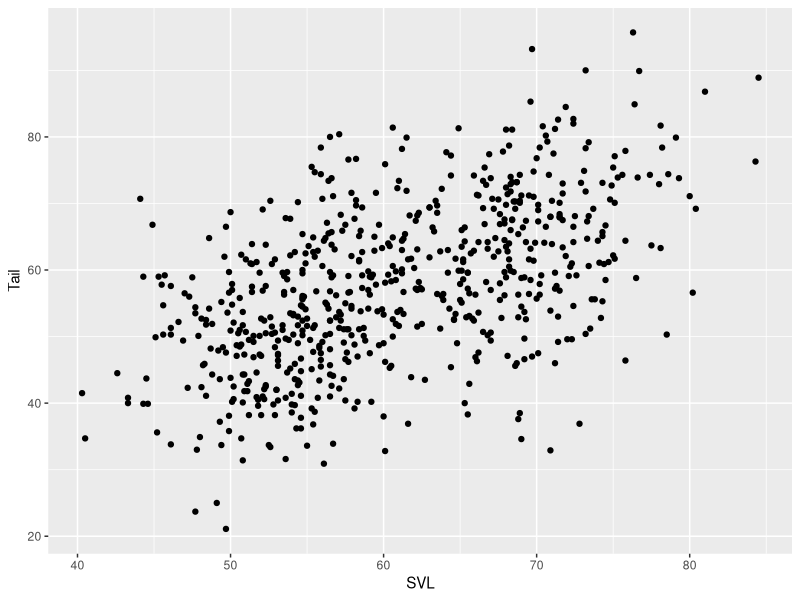
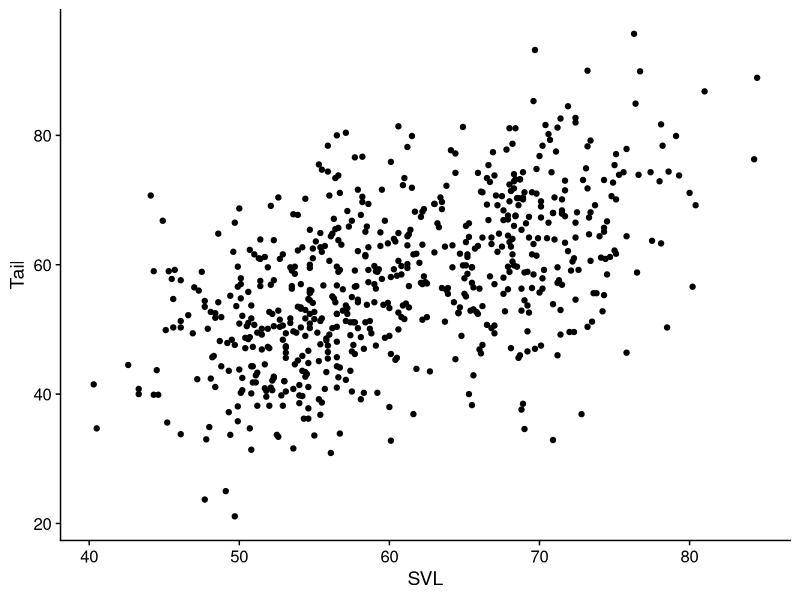
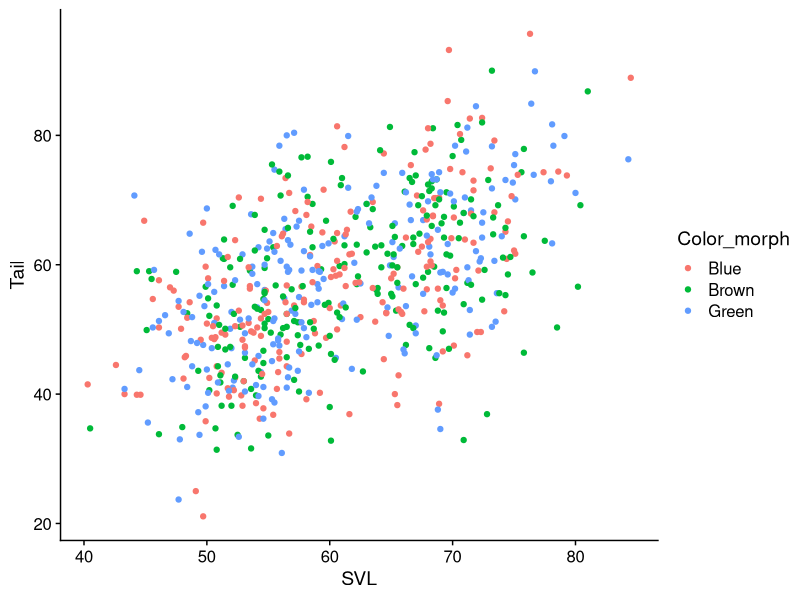
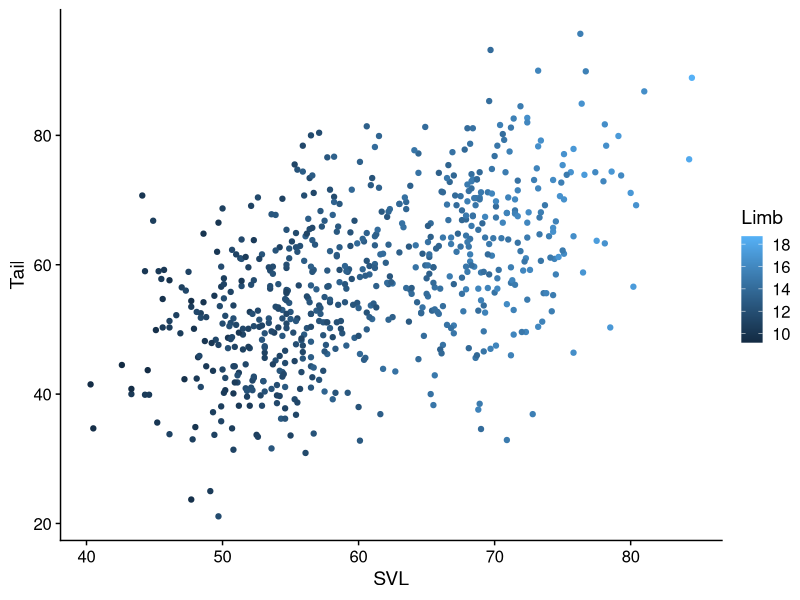
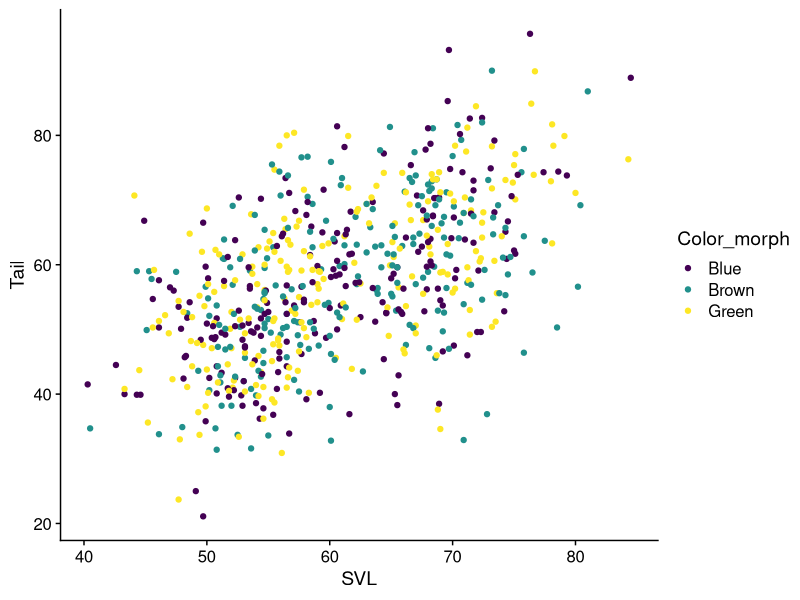
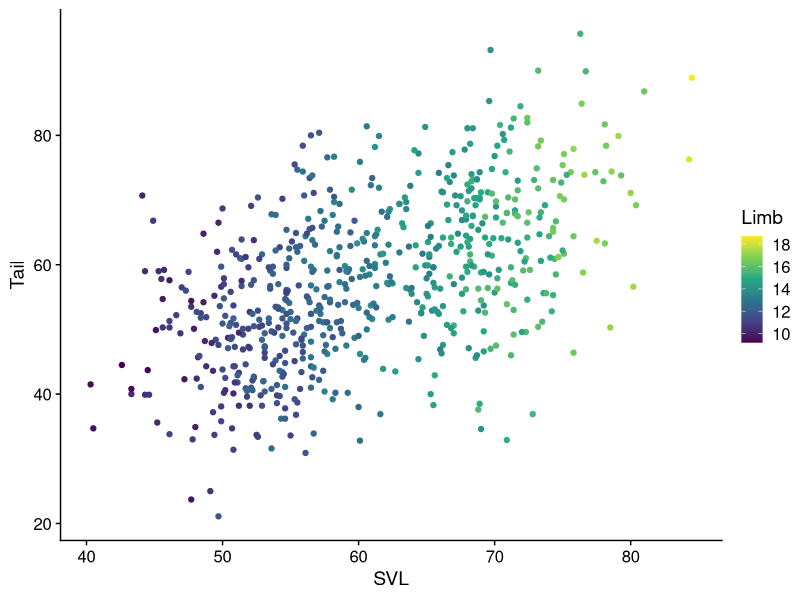
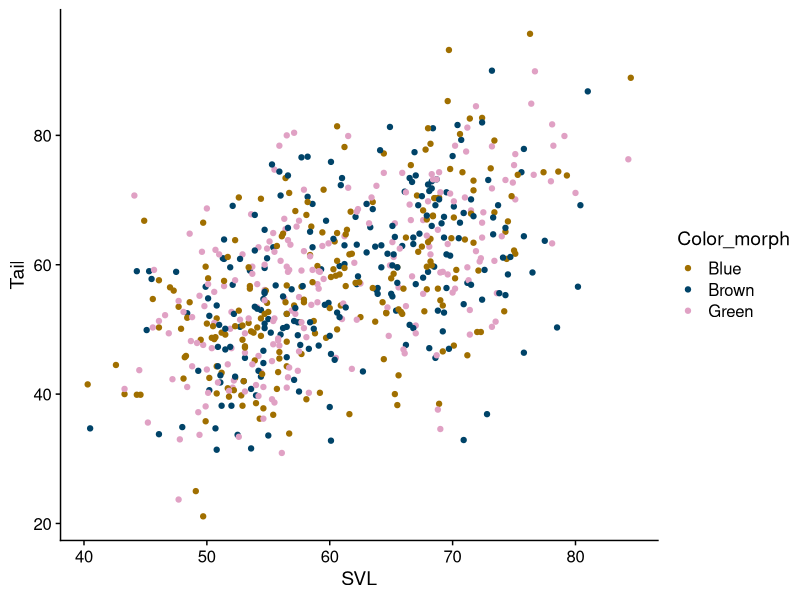
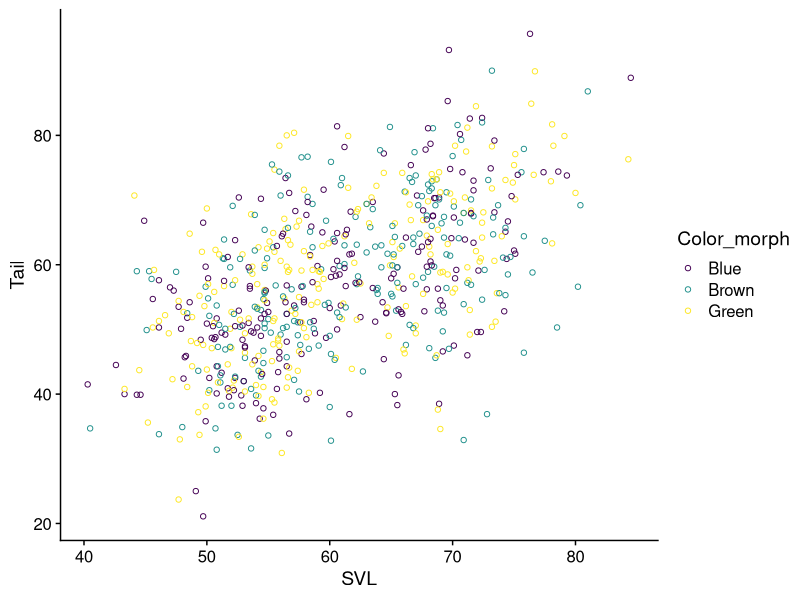

Write R code to recreate these figures, in order.
## ---- chunk 1
library(ggplot2)
library(dplyr)
library(readr)
library(tibble)
library(forcats)
library(cowplot)
lizards <- read_csv("example_data/anoles.csv") # See Appendix A if you don't have this data
## ---- chunk 2
theme_set(theme_grey()) # default ggplot theme
## ---- chunk 3
base_plot <- 
  ggplot(data = lizards) + # Data: sets up a plot around lizards
  aes(x = SVL, y = Tail) + # Aesthetics: Connects columns of lizards to x and y
  geom_point() # Geometry: we're using points
  # Scales aren't listed, so they're using default values
base_plot # show results
## ---- chunk 4
# Include these two lines after loading tidyverse/ggplot2
# at the top of each script
library(cowplot)
theme_set(theme_cowplot()) 

# Now view the plot again, and see the results
base_plot
## ---- chunk 5
# Connect the color aesthetic with the Color_morph column in the data
base_plot + aes(color = Color_morph)  # This is a discrete color
## ---- chunk 6
# Connect the color aesthetic with the Limb column in the data
base_plot + aes(color = Limb) # This is a continuous color
## ---- chunk 7
base_plot + aes(color = Color_morph) + 
  scale_color_viridis_d() # uses the "Viridis" colors, discrete scale
## ---- chunk 8
base_plot + aes(color = Limb) +
  scale_color_viridis_c() # uses the "Viridis" colors, discrete scale
## ---- chunk 9
my_morph_colors = c("#a06f00", "#004368", "#e0a1c4") # Color Hex codes; if you're unfamiliar, google it.
base_plot + aes(color = Color_morph) + 
  scale_color_manual(values = my_morph_colors) 
## ---- chunk 10
base_fill_plot <- 
  ggplot(data = lizards) + aes(x = SVL, y = Tail) + 
  geom_point(shape = 21) # Shape #21 is a filled circle, so it has both Fill and Color aesthetics
base_fill_plot + aes(color = Color_morph) + 
  scale_color_viridis_d()
## ---- chunk 11
base_fill_plot + aes(fill = Color_morph) + 
  scale_fill_viridis_d()
## ---- chunk 12
base_fill_plot + aes(fill = Color_morph, color = Color_morph) + 
  scale_fill_viridis_d() + 
  scale_color_manual(values = c("palevioletred", "darkseagreen2", "black"))
## ---- chunk 13
base_plot + aes(shape = Color_morph) 
## ---- chunk 14
base_plot + aes(shape = Color_morph) + 
  scale_shape(solid = FALSE)
## ---- chunk 15
base_plot + aes(size = Limb)
## ---- chunk 16
# Note that I'm including the aes() term with ggplot() instead
# of adding it; these are equivalent
ggplot(data = lizards, aes(x = SVL, y = Tail, size = Limb)) + 
  # Define a default color & shape for points
  geom_point(color = "cornflowerblue", shape = 1)
## ---- chunk 17
ggplot(data = lizards) + 
  aes(x = SVL, y = Tail, shape = Color_morph, color = Color_morph) + 
  geom_point(size = 2.5) + 
  scale_shape(solid = FALSE) + 
  scale_color_viridis_d()
## ---- chunk 18
base_plot + aes(color = Limb, shape = Color_morph) + 
  scale_shape(solid = FALSE) +
  scale_color_viridis_c()
## ---- chunk 19
ggplot(data = lizards) + 
  aes(x = Diameter) + 
  geom_histogram()
## ---- chunk 20
ggplot(data = lizards) + 
  aes(x = Diameter) + 
  geom_histogram(binwidth = 2.5, 
                 color = "black", fill = "white") 
## ---- chunk 21
ggplot(data = lizards) + 
  aes(x = Diameter) + 
  geom_density()
## ---- chunk 22
ggplot(data = lizards) + 
  aes(x = Diameter, color = Color_morph) + 
  geom_density()
## ---- chunk 23
box_plots <- ggplot(data = lizards) + 
  aes(x = Site, y = Height) + 
  geom_boxplot() 
box_plots
## ---- chunk 24
box_plots + 
  aes(fill = Color_morph) + # We're using fill because boxplots are solid
  theme(legend.position = "bottom") # Move the legend to the bottom to give us more room
## ---- chunk 25
ggplot(data = lizards) + 
  aes(x = Site, y = Height) + 
  geom_violin()  
## ---- chunk 26
set.seed(0993) # keep the same random jitters each time book is built
## ---- chunk 27
ggplot(data = lizards) + 
  aes(x = Site, y = Height) + 
  geom_jitter(width = .25, height = 0)
## ---- chunk 28
# install.packages("ggforce") # Uncomment this to install
library(ggforce) 
ggplot(data = lizards) + 
  aes(x = Site, y = Height) + 
  geom_violin() +
  geom_sina(color = "grey30", fill = "grey70", shape = 21) # Note that shape 21 uses both color a fill as aesthetics
## ---- chunk 29
# We need to create a new data frame for mean & standard error of perch diameter
# This uses dplyr commands, which are explained in the next appendix
diameter_mean_se = lizards |> 
  group_by(Color_morph) |> 
  summarize(
    Diameter_se = sd(Diameter) / sqrt(n()), # Standard error
    Diameter = mean(Diameter)) # This mean diameter

ggplot(lizards) + 
  aes(x = Color_morph, y = Diameter) + 
  # Show the raw data (from the lizards data frame)
  geom_sina(, color = "grey60") +
  # Show the Mean +/- 95% confidence interval
  geom_errorbar(
    # 95% CI is the mean diamter +/- 1.96 * se
    aes(ymin = Diameter - 1.96 * Diameter_se, 
        ymax = Diameter + 1.96 * Diameter_se),
    color = "black", 
    width = .3, # How wide the error bars are
    data = diameter_mean_se # Use the summary data frame instead of lizards
    # The column names should match with the global aesthetics (in this case, x and y)
  ) + 
  geom_point(color = "black", size = 2,
             data = diameter_mean_se
   # This one also uses the summary data frame
   # It keeps the global aesthetics, which match
   # the color morph & mean value
  )

## ---- chunk 30
ggplot(lizards) + 
  aes(x = SVL, y = Tail) + 
  geom_bin2d(bins = 25) + 
  scale_fill_viridis_c()
## ---- chunk 31
regression_plot = ggplot(data = lizards) + 
  aes(x = SVL, y = Tail) + 
  geom_smooth(method = "lm", se = TRUE) + # method = "lm" uses a linear regression
  # use se = FALSE to disable error regions
  geom_point()
regression_plot 
## ---- chunk 32
ggplot(data = lizards) + 
  aes(x = SVL, y = Tail, color = Color_morph) + 
  geom_smooth(method = "lm", se = TRUE) + 
  geom_point() + 
  scale_color_viridis_d()
## ---- chunk 33
ggplot(data = lizards) + 
  aes(x = SVL, y = Tail) + 
  geom_smooth(method = "lm", se = TRUE) + 
  geom_point(aes(color = Color_morph)) + # call color here to only make it apply to points
  scale_color_viridis_d()
## ---- chunk 34
beavers = read_csv("example_data/beavers.csv")
ggplot(beavers) + 
  aes(x = Time, y = Temperature, color = beaver) + 
  geom_line() + 
  scale_x_datetime(date_labels = "%H:%M") # This tells R that you've got a time on the x axis
  # date_labels says to use hours:minutes as the axis format
## ---- chunk 35
ggplot(data = lizards) + 
  aes(x = Site) +
  geom_bar()
## ---- chunk 36
ggplot(data = lizards) + 
  aes(x = Site, fill = Perch_type) +
  geom_bar() +
  scale_fill_viridis_d()
## ---- chunk 37
ggplot(data = lizards) + 
  aes(x = Site, fill = Perch_type) +
  geom_bar(position = "dodge") +
  scale_fill_viridis_d()
## ---- chunk 38
ggplot(data = lizards) + 
  aes(x = fct_infreq(Site), # Note how this changes the axis label
      fill = Perch_type) + # We'll talk about how to fix that in a bit
  geom_bar()
## ---- chunk 39
# This code uses dplyr, which is discussed in the next appendix. Don't worry if it doesn't make sense now.
# Overal perch_height frequency
lizard_perch_freq = lizards |> 
  group_by(Perch_type) |> 
  summarize(count = n()) |> 
  # calculate frequencies per-group
  mutate(frequency = count/sum(count)) |> 
  # sort by frequency
  arrange(desc(frequency)) |> 
  # tell ggplot to plot Perch_type in its current order
  mutate(Perch_type = fct_inorder(Perch_type))
# feel free to use View() to look at this
ggplot(lizard_perch_freq) + 
  aes(x = Perch_type, y = frequency) + 
  geom_col()

## ---- chunk 40
regression_plot +
  facet_wrap(~Color_morph) # note the ~
## ---- chunk 41
regression_plot +
  facet_wrap(~Site) # note the ~
## ---- chunk 42
regression_plot +
  facet_wrap(~Site, scales = "free_x") # scales can also be 'free_y' or 'free' (which does both x and y)
## ---- chunk 43
regression_plot +
  facet_grid(Perch_type~Color_morph) # rows ~ columns
## ---- chunk 44
ggplot(lizards) + 
  aes(x = Limb, y = Diameter, color = Color_morph) + 
  geom_point() + 
  scale_color_viridis_d()
## ---- chunk 45
ggplot(lizards) + 
  aes(x = Limb, y = Diameter, color = Color_morph) + 
  geom_point() + 
  scale_color_viridis_d(name = "Color Morph") + 
  xlab("Hind Limb Length (mm)") + 
  ylab("Perch Diameter (mm)")
